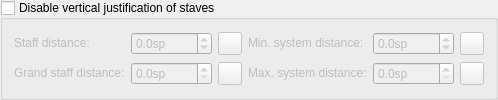
                <widget class="mu::uicomponents::RadioButtonGroupBox" name="disableVerticalSpread">
                 <property name="title">
                  <string>Disable vertical justification of staves</string>
                 </property>
                 <property name="checkable">
                  <bool>true</bool>
                 </property>
                 <property name="checked">
                  <bool>false</bool>
                 </property>
                 <layout class="QGridLayout" name="gridLayout_49">
                  <item row="0" column="1">
                   <widget class="QDoubleSpinBox" name="staffDistance">
                    <property name="sizePolicy">
                     <sizepolicy hsizetype="Preferred" vsizetype="Fixed">
                      <horstretch>0</horstretch>
                      <verstretch>0</verstretch>
                     </sizepolicy>
                    </property>
                    <property name="suffix">
                     <string>sp</string>
                    </property>
                    <property name="decimals">
                     <number>1</number>
                    </property>
                    <property name="minimum">
                     <double>-1000.000000000000000</double>
                    </property>
                    <property name="maximum">
                     <double>1000.000000000000000</double>
                    </property>
                    <property name="singleStep">
                     <double>0.500000000000000</double>
                    </property>
                   </widget>
                  </item>
                  <item row="1" column="2">
                   <widget class="QToolButton" name="resetAkkoladeDistance">
                    <property name="toolTip">
                     <string>Reset to default</string>
                    </property>
                    <property name="accessibleName">
                     <string>Reset 'Grand staff distance' value</string>
                    </property>
                    <property name="text">
                     <string notr="true"/>
                    </property>
                   </widget>
                  </item>
                  <item row="0" column="0">
                   <widget class="QLabel" name="label_69">
                    <property name="sizePolicy">
                     <sizepolicy hsizetype="Fixed" vsizetype="Fixed">
                      <horstretch>0</horstretch>
                      <verstretch>0</verstretch>
                     </sizepolicy>
                    </property>
                    <property name="text">
                     <string>Staff distance:</string>
                    </property>
                    <property name="buddy">
                     <cstring>staffDistance</cstring>
                    </property>
                   </widget>
                  </item>
                  <item row="0" column="6">
                   <widget class="QToolButton" name="resetMinSystemDistance">
                    <property name="toolTip">
                     <string>Reset to default</string>
                    </property>
                    <property name="accessibleName">
                     <string>Reset 'Min. system distance' value</string>
                    </property>
                    <property name="text">
                     <string notr="true"/>
                    </property>
                   </widget>
                  </item>
                  <item row="1" column="6">
                   <widget class="QToolButton" name="resetMaxSystemDistance">
                    <property name="toolTip">
                     <string>Reset to default</string>
                    </property>
                    <property name="accessibleName">
                     <string>Reset 'Max. system distance' value</string>
                    </property>
                    <property name="text">
                     <string notr="true"/>
                    </property>
                   </widget>
                  </item>
                  <item row="0" column="3">
                   <spacer name="horizontalSpacer_15">
                    <property name="orientation">
                     <enum>Qt::Horizontal</enum>
                    </property>
                    <property name="sizeHint" stdset="0">
                     <size>
                      <width>0</width>
                      <height>0</height>
                     </size>
                    </property>
                   </spacer>
                  </item>
                  <item row="0" column="2">
                   <widget class="QToolButton" name="resetStaffDistance">
                    <property name="toolTip">
                     <string>Reset to default</string>
                    </property>
                    <property name="accessibleName">
                     <string>Reset 'Staff distance' value</string>
                    </property>
                    <property name="text">
                     <string notr="true"/>
                    </property>
                   </widget>
                  </item>
                  <item row="0" column="5">
                   <widget class="QDoubleSpinBox" name="minSystemDistance">
                    <property name="sizePolicy">
                     <sizepolicy hsizetype="Preferred" vsizetype="Fixed">
                      <horstretch>0</horstretch>
                      <verstretch>0</verstretch>
                     </sizepolicy>
                    </property>
                    <property name="suffix">
                     <string>sp</string>
                    </property>
                    <property name="decimals">
                     <number>1</number>
                    </property>
                    <property name="minimum">
                     <double>-1000.000000000000000</double>
                    </property>
                    <property name="maximum">
                     <double>1000.000000000000000</double>
                    </property>
                    <property name="singleStep">
                     <double>0.500000000000000</double>
                    </property>
                   </widget>
                  </item>
                  <item row="1" column="4">
                   <widget class="QLabel" name="label_191">
                    <property name="sizePolicy">
                     <sizepolicy hsizetype="Fixed" vsizetype="Fixed">
                      <horstretch>0</horstretch>
                      <verstretch>0</verstretch>
                     </sizepolicy>
                    </property>
                    <property name="text">
                     <string>Max. system distance:</string>
                    </property>
                    <property name="buddy">
                     <cstring>maxSystemDistance</cstring>
                    </property>
                   </widget>
                  </item>
                  <item row="0" column="4">
                   <widget class="QLabel" name="label_73">
                    <property name="sizePolicy">
                     <sizepolicy hsizetype="Fixed" vsizetype="Fixed">
                      <horstretch>0</horstretch>
                      <verstretch>0</verstretch>
                     </sizepolicy>
                    </property>
                    <property name="text">
                     <string>Min. system distance:</string>
                    </property>
                    <property name="buddy">
                     <cstring>minSystemDistance</cstring>
                    </property>
                   </widget>
                  </item>
                  <item row="1" column="1">
                   <widget class="QDoubleSpinBox" name="akkoladeDistance">
                    <property name="sizePolicy">
                     <sizepolicy hsizetype="Preferred" vsizetype="Fixed">
                      <horstretch>0</horstretch>
                      <verstretch>0</verstretch>
                     </sizepolicy>
                    </property>
                    <property name="suffix">
                     <string>sp</string>
                    </property>
                    <property name="decimals">
                     <number>1</number>
                    </property>
                    <property name="minimum">
                     <double>0.000000000000000</double>
                    </property>
                    <property name="maximum">
                     <double>1000.000000000000000</double>
                    </property>
                    <property name="singleStep">
                     <double>0.500000000000000</double>
                    </property>
                   </widget>
                  </item>
                  <item row="1" column="0">
                   <widget class="QLabel" name="label_70">
                    <property name="sizePolicy">
                     <sizepolicy hsizetype="Fixed" vsizetype="Fixed">
                      <horstretch>0</horstretch>
                      <verstretch>0</verstretch>
                     </sizepolicy>
                    </property>
                    <property name="text">
                     <string>Grand staff distance:</string>
                    </property>
                    <property name="buddy">
                     <cstring>akkoladeDistance</cstring>
                    </property>
                   </widget>
                  </item>
                  <item row="0" column="7">
                   <spacer name="horizontalSpacer_50">
                    <property name="orientation">
                     <enum>Qt::Horizontal</enum>
                    </property>
                    <property name="sizeHint" stdset="0">
                     <size>
                      <width>0</width>
                      <height>0</height>
                     </size>
                    </property>
                   </spacer>
                  </item>
                  <item row="1" column="5">
                   <widget class="QDoubleSpinBox" name="maxSystemDistance">
                    <property name="sizePolicy">
                     <sizepolicy hsizetype="Preferred" vsizetype="Fixed">
                      <horstretch>0</horstretch>
                      <verstretch>0</verstretch>
                     </sizepolicy>
                    </property>
                    <property name="suffix">
                     <string>sp</string>
                    </property>
                    <property name="decimals">
                     <number>1</number>
                    </property>
                    <property name="minimum">
                     <double>0.000000000000000</double>
                    </property>
                    <property name="maximum">
                     <double>1000.000000000000000</double>
                    </property>
                    <property name="singleStep">
                     <double>0.500000000000000</double>
                    </property>
                   </widget>
                  </item>
                 </layout>
                </widget>
